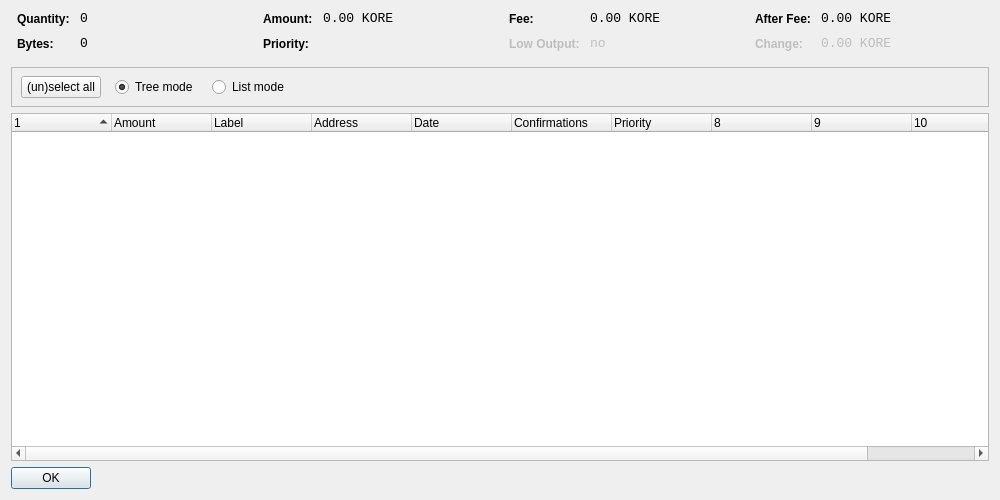
<?xml version="1.0" encoding="UTF-8"?>
<ui version="4.0">
 <class>CoinControlDialog</class>
 <widget class="QDialog" name="CoinControlDialog">
  <property name="geometry">
   <rect>
    <x>0</x>
    <y>0</y>
    <width>1000</width>
    <height>500</height>
   </rect>
  </property>
  <property name="windowTitle">
   <string>Coin Control</string>
  </property>
  <layout class="QVBoxLayout" name="verticalLayout">
   <item>
    <layout class="QHBoxLayout" name="horizontalLayoutTop" stretch="0,0,0,0">
     <property name="topMargin">
      <number>0</number>
     </property>
     <property name="bottomMargin">
      <number>10</number>
     </property>
     <item>
      <layout class="QFormLayout" name="formLayoutCoinControl1">
       <property name="horizontalSpacing">
        <number>10</number>
       </property>
       <property name="verticalSpacing">
        <number>10</number>
       </property>
       <property name="leftMargin">
        <number>6</number>
       </property>
       <property name="rightMargin">
        <number>6</number>
       </property>
       <item row="0" column="0">
        <widget class="QLabel" name="labelCoinControlQuantityText">
         <property name="styleSheet">
          <string notr="true">font-weight:bold;</string>
         </property>
         <property name="text">
          <string>Quantity:</string>
         </property>
        </widget>
       </item>
       <item row="0" column="1">
        <widget class="QLabel" name="labelCoinControlQuantity">
         <property name="font">
          <font>
           <family>Monospace</family>
           <pointsize>10</pointsize>
          </font>
         </property>
         <property name="cursor">
          <cursorShape>IBeamCursor</cursorShape>
         </property>
         <property name="contextMenuPolicy">
          <enum>Qt::ActionsContextMenu</enum>
         </property>
         <property name="text">
          <string>0</string>
         </property>
         <property name="textInteractionFlags">
          <set>Qt::LinksAccessibleByMouse|Qt::TextSelectableByKeyboard|Qt::TextSelectableByMouse</set>
         </property>
        </widget>
       </item>
       <item row="1" column="0">
        <widget class="QLabel" name="labelCoinControlBytesText">
         <property name="styleSheet">
          <string notr="true">font-weight:bold;</string>
         </property>
         <property name="text">
          <string>Bytes:</string>
         </property>
        </widget>
       </item>
       <item row="1" column="1">
        <widget class="QLabel" name="labelCoinControlBytes">
         <property name="font">
          <font>
           <family>Monospace</family>
           <pointsize>10</pointsize>
          </font>
         </property>
         <property name="cursor">
          <cursorShape>IBeamCursor</cursorShape>
         </property>
         <property name="contextMenuPolicy">
          <enum>Qt::ActionsContextMenu</enum>
         </property>
         <property name="text">
          <string>0</string>
         </property>
         <property name="textInteractionFlags">
          <set>Qt::LinksAccessibleByMouse|Qt::TextSelectableByKeyboard|Qt::TextSelectableByMouse</set>
         </property>
        </widget>
       </item>
      </layout>
     </item>
     <item>
      <layout class="QFormLayout" name="formLayoutCoinControl2">
       <property name="horizontalSpacing">
        <number>10</number>
       </property>
       <property name="verticalSpacing">
        <number>10</number>
       </property>
       <property name="leftMargin">
        <number>6</number>
       </property>
       <property name="rightMargin">
        <number>6</number>
       </property>
       <item row="0" column="0">
        <widget class="QLabel" name="labelCoinControlAmountText">
         <property name="styleSheet">
          <string notr="true">font-weight:bold;</string>
         </property>
         <property name="text">
          <string>Amount:</string>
         </property>
        </widget>
       </item>
       <item row="0" column="1">
        <widget class="QLabel" name="labelCoinControlAmount">
         <property name="font">
          <font>
           <family>Monospace</family>
           <pointsize>10</pointsize>
          </font>
         </property>
         <property name="cursor">
          <cursorShape>IBeamCursor</cursorShape>
         </property>
         <property name="contextMenuPolicy">
          <enum>Qt::ActionsContextMenu</enum>
         </property>
         <property name="text">
          <string>0.00 KORE</string>
         </property>
         <property name="textInteractionFlags">
          <set>Qt::LinksAccessibleByMouse|Qt::TextSelectableByKeyboard|Qt::TextSelectableByMouse</set>
         </property>
        </widget>
       </item>
       <item row="1" column="0">
        <widget class="QLabel" name="labelCoinControlPriorityText">
         <property name="styleSheet">
          <string notr="true">font-weight:bold;</string>
         </property>
         <property name="text">
          <string>Priority:</string>
         </property>
        </widget>
       </item>
       <item row="1" column="1">
        <widget class="QLabel" name="labelCoinControlPriority">
         <property name="font">
          <font>
           <family>Monospace</family>
           <pointsize>10</pointsize>
          </font>
         </property>
         <property name="cursor">
          <cursorShape>IBeamCursor</cursorShape>
         </property>
         <property name="contextMenuPolicy">
          <enum>Qt::ActionsContextMenu</enum>
         </property>
         <property name="text">
          <string/>
         </property>
         <property name="textInteractionFlags">
          <set>Qt::LinksAccessibleByMouse|Qt::TextSelectableByKeyboard|Qt::TextSelectableByMouse</set>
         </property>
        </widget>
       </item>
      </layout>
     </item>
     <item>
      <layout class="QFormLayout" name="formLayoutCoinControl3">
       <property name="horizontalSpacing">
        <number>10</number>
       </property>
       <property name="verticalSpacing">
        <number>10</number>
       </property>
       <property name="leftMargin">
        <number>6</number>
       </property>
       <property name="rightMargin">
        <number>6</number>
       </property>
       <item row="0" column="0">
        <widget class="QLabel" name="labelCoinControlFeeText">
         <property name="styleSheet">
          <string notr="true">font-weight:bold;</string>
         </property>
         <property name="text">
          <string>Fee:</string>
         </property>
        </widget>
       </item>
       <item row="0" column="1">
        <widget class="QLabel" name="labelCoinControlFee">
         <property name="font">
          <font>
           <family>Monospace</family>
           <pointsize>10</pointsize>
          </font>
         </property>
         <property name="cursor">
          <cursorShape>IBeamCursor</cursorShape>
         </property>
         <property name="contextMenuPolicy">
          <enum>Qt::ActionsContextMenu</enum>
         </property>
         <property name="text">
          <string>0.00 KORE</string>
         </property>
         <property name="textInteractionFlags">
          <set>Qt::LinksAccessibleByMouse|Qt::TextSelectableByKeyboard|Qt::TextSelectableByMouse</set>
         </property>
        </widget>
       </item>
       <item row="1" column="0">
        <widget class="QLabel" name="labelCoinControlLowOutputText">
         <property name="enabled">
          <bool>false</bool>
         </property>
         <property name="styleSheet">
          <string notr="true">font-weight:bold;</string>
         </property>
         <property name="text">
          <string>Low Output:</string>
         </property>
        </widget>
       </item>
       <item row="1" column="1">
        <widget class="QLabel" name="labelCoinControlLowOutput">
         <property name="enabled">
          <bool>false</bool>
         </property>
         <property name="font">
          <font>
           <family>Monospace</family>
           <pointsize>10</pointsize>
          </font>
         </property>
         <property name="cursor">
          <cursorShape>IBeamCursor</cursorShape>
         </property>
         <property name="contextMenuPolicy">
          <enum>Qt::ActionsContextMenu</enum>
         </property>
         <property name="text">
          <string>no</string>
         </property>
         <property name="textInteractionFlags">
          <set>Qt::LinksAccessibleByMouse|Qt::TextSelectableByKeyboard|Qt::TextSelectableByMouse</set>
         </property>
        </widget>
       </item>
      </layout>
     </item>
     <item>
      <layout class="QFormLayout" name="formLayoutCoinControl4">
       <property name="horizontalSpacing">
        <number>10</number>
       </property>
       <property name="verticalSpacing">
        <number>10</number>
       </property>
       <property name="leftMargin">
        <number>6</number>
       </property>
       <property name="rightMargin">
        <number>6</number>
       </property>
       <item row="0" column="0">
        <widget class="QLabel" name="labelCoinControlAfterFeeText">
         <property name="styleSheet">
          <string notr="true">font-weight:bold;</string>
         </property>
         <property name="text">
          <string>After Fee:</string>
         </property>
        </widget>
       </item>
       <item row="0" column="1">
        <widget class="QLabel" name="labelCoinControlAfterFee">
         <property name="font">
          <font>
           <family>Monospace</family>
           <pointsize>10</pointsize>
          </font>
         </property>
         <property name="cursor">
          <cursorShape>IBeamCursor</cursorShape>
         </property>
         <property name="contextMenuPolicy">
          <enum>Qt::ActionsContextMenu</enum>
         </property>
         <property name="text">
          <string>0.00 KORE</string>
         </property>
         <property name="textInteractionFlags">
          <set>Qt::LinksAccessibleByMouse|Qt::TextSelectableByKeyboard|Qt::TextSelectableByMouse</set>
         </property>
        </widget>
       </item>
       <item row="1" column="0">
        <widget class="QLabel" name="labelCoinControlChangeText">
         <property name="enabled">
          <bool>false</bool>
         </property>
         <property name="styleSheet">
          <string notr="true">font-weight:bold;</string>
         </property>
         <property name="text">
          <string>Change:</string>
         </property>
        </widget>
       </item>
       <item row="1" column="1">
        <widget class="QLabel" name="labelCoinControlChange">
         <property name="enabled">
          <bool>false</bool>
         </property>
         <property name="font">
          <font>
           <family>Monospace</family>
           <pointsize>10</pointsize>
          </font>
         </property>
         <property name="cursor">
          <cursorShape>IBeamCursor</cursorShape>
         </property>
         <property name="contextMenuPolicy">
          <enum>Qt::ActionsContextMenu</enum>
         </property>
         <property name="text">
          <string>0.00 KORE</string>
         </property>
         <property name="textInteractionFlags">
          <set>Qt::LinksAccessibleByMouse|Qt::TextSelectableByKeyboard|Qt::TextSelectableByMouse</set>
         </property>
        </widget>
       </item>
      </layout>
     </item>
    </layout>
   </item>
   <item>
    <widget class="QFrame" name="frame">
     <property name="minimumSize">
      <size>
       <width>0</width>
       <height>40</height>
      </size>
     </property>
     <property name="frameShape">
      <enum>QFrame::StyledPanel</enum>
     </property>
     <property name="frameShadow">
      <enum>QFrame::Sunken</enum>
     </property>
     <widget class="QWidget" name="horizontalLayoutWidget">
      <property name="geometry">
       <rect>
        <x>10</x>
        <y>0</y>
        <width>781</width>
        <height>41</height>
       </rect>
      </property>
      <layout class="QHBoxLayout" name="horizontalLayoutPanel" stretch="0,0,0,0,0">
       <property name="spacing">
        <number>14</number>
       </property>
       <item>
        <widget class="QPushButton" name="pushButtonSelectAll">
         <property name="sizePolicy">
          <sizepolicy hsizetype="Maximum" vsizetype="Fixed">
           <horstretch>0</horstretch>
           <verstretch>0</verstretch>
          </sizepolicy>
         </property>
         <property name="text">
          <string>(un)select all</string>
         </property>
        </widget>
       </item>
       <item>
        <widget class="QRadioButton" name="radioTreeMode">
         <property name="sizePolicy">
          <sizepolicy hsizetype="Maximum" vsizetype="Fixed">
           <horstretch>0</horstretch>
           <verstretch>0</verstretch>
          </sizepolicy>
         </property>
         <property name="text">
          <string>Tree mode</string>
         </property>
         <property name="checked">
          <bool>true</bool>
         </property>
        </widget>
       </item>
       <item>
        <widget class="QRadioButton" name="radioListMode">
         <property name="sizePolicy">
          <sizepolicy hsizetype="Maximum" vsizetype="Fixed">
           <horstretch>0</horstretch>
           <verstretch>0</verstretch>
          </sizepolicy>
         </property>
         <property name="text">
          <string>List mode</string>
         </property>
        </widget>
       </item>
       <item>
        <spacer name="horizontalSpacer">
         <property name="orientation">
          <enum>Qt::Horizontal</enum>
         </property>
         <property name="sizeHint" stdset="0">
          <size>
           <width>40</width>
           <height>20</height>
          </size>
         </property>
        </spacer>
       </item>
      </layout>
     </widget>
    </widget>
   </item>
   <item>
    <widget class="CoinControlTreeWidget" name="treeWidget">
     <property name="contextMenuPolicy">
      <enum>Qt::CustomContextMenu</enum>
     </property>
     <property name="sortingEnabled">
      <bool>false</bool>
     </property>
     <property name="columnCount">
      <number>11</number>
     </property>
     <attribute name="headerShowSortIndicator" stdset="0">
      <bool>true</bool>
     </attribute>
     <attribute name="headerStretchLastSection">
      <bool>false</bool>
     </attribute>
     <column>
      <property name="text">
       <string/>
      </property>
     </column>
     <column>
      <property name="text">
       <string>Amount</string>
      </property>
     </column>
     <column>
      <property name="text">
       <string>Label</string>
      </property>
     </column>
     <column>
      <property name="text">
       <string>Address</string>
      </property>
     </column>
     <column>
      <property name="text">
       <string>Date</string>
      </property>
     </column>
     <column>
      <property name="text">
       <string>Confirmations</string>
      </property>
      <property name="toolTip">
       <string>Confirmed</string>
      </property>
     </column>
     <column>
      <property name="text">
       <string>Priority</string>
      </property>
     </column>
     <column>
      <property name="text">
       <string/>
      </property>
     </column>
     <column>
      <property name="text">
       <string/>
      </property>
     </column>
     <column>
      <property name="text">
       <string/>
      </property>
     </column>
     <column>
      <property name="text">
       <string/>
      </property>
     </column>
    </widget>
   </item>
   <item>
    <widget class="QDialogButtonBox" name="buttonBox">
     <property name="sizePolicy">
      <sizepolicy hsizetype="Maximum" vsizetype="Fixed">
       <horstretch>0</horstretch>
       <verstretch>0</verstretch>
      </sizepolicy>
     </property>
     <property name="orientation">
      <enum>Qt::Horizontal</enum>
     </property>
     <property name="standardButtons">
      <set>QDialogButtonBox::Ok</set>
     </property>
    </widget>
   </item>
  </layout>
 </widget>
 <customwidgets>
  <customwidget>
   <class>CoinControlTreeWidget</class>
   <extends>QTreeWidget</extends>
   <header>coincontroltreewidget.h</header>
  </customwidget>
 </customwidgets>
 <resources/>
 <connections/>
</ui>
